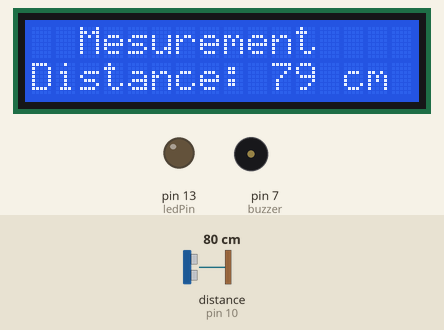
The sketch below on a simulated Arduino Uno, built with avr-gcc and run on an emulated ATmega328P. Shown: 16×2 character LCD, output pins drawn as LEDs (lit = HIGH), buzzer (waves = sounding). Wiring (inferred from the names in the program): ultrasonic range finder: trigger pin 9; echo pin 10. The test bench sets the inputs (shaded band); at power-on: distance to the obstacle (sensor on pin 10) 80 cm. The echo pulse lasts 58.3 µs per cm; pins used as bus, display or sensor lines are not drawn; what the sketch prints to the serial monitor is not drawn.

Above: at 1.2 s.
1.3 s: distance to the obstacle (sensor on pin 10) set to 8 cm
At 1.8 s:
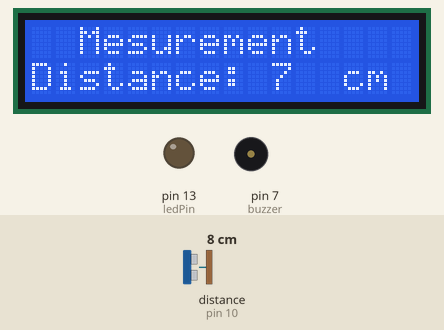
2.9 s: distance to the obstacle (sensor on pin 10) set to 5 cm
At 3.6 s:
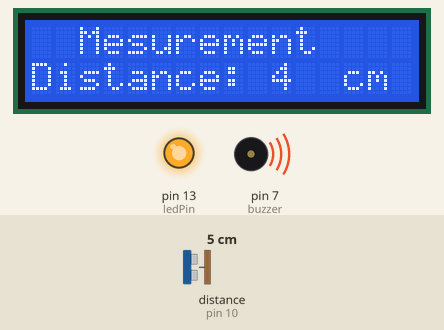
4.5 s: distance to the obstacle (sensor on pin 10) set to 2 cm
At 5.2 s:
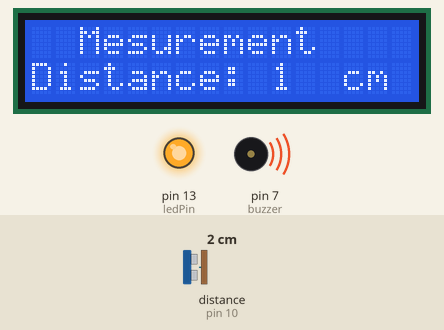
7.5 s: distance to the obstacle (sensor on pin 10) set to 18 cm
At 8.1 s:
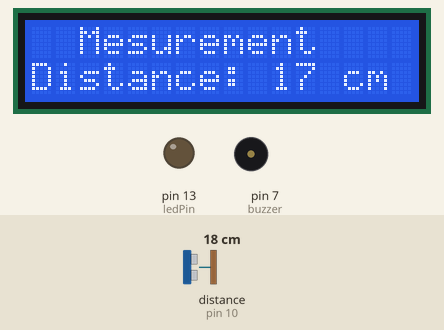
10.5 s: distance to the obstacle (sensor on pin 10) set to 60 cm
At 11.0 s:
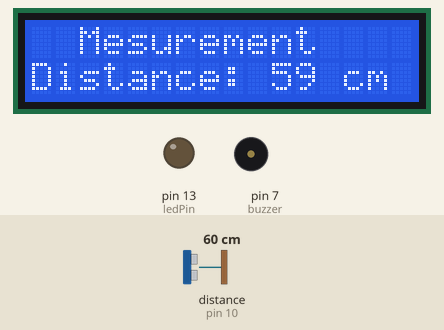
Timing chart, 0 to 13.5 s (numbered marks = the images above; inputs shaded):
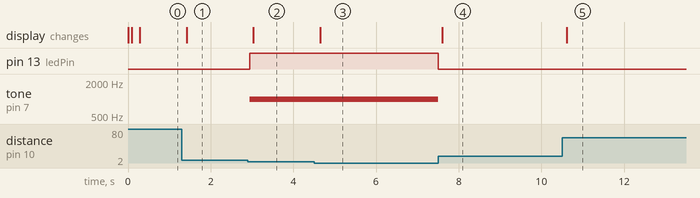

The sketch:

Utranonis_sensor.ino
```cpp
#include <LiquidCrystal_I2C.h>
LiquidCrystal_I2C lcd(0x27,16,2);

// defines pins numbers
const int trigPin = 9;
const int echoPin = 10;
const int buzzer = 7;
const int ledPin = 13;

// defines variables
long duration;
int distance;
int safetyDistance;


void setup() {
pinMode(trigPin, OUTPUT); // Sets the trigPin as an Output
pinMode(echoPin, INPUT); // Sets the echoPin as an Input
pinMode(buzzer, OUTPUT);
pinMode(ledPin, OUTPUT);
Serial.begin(9600); // Starts the serial communication
}


void loop() {
// Clears the trigPin
digitalWrite(trigPin, LOW);
delayMicroseconds(2);

// Sets the trigPin on HIGH state for 10 micro seconds
digitalWrite(trigPin, HIGH);
delayMicroseconds(10);
digitalWrite(trigPin, LOW);

// Reads the echoPin, returns the sound wave travel time in microseconds
duration = pulseIn(echoPin, HIGH);

// Calculating the distance
distance= duration*0.034/2;

safetyDistance = distance;
if (safetyDistance <= 5){
  tone(buzzer, 1000);
  digitalWrite(ledPin, HIGH);

}
else{
  noTone(buzzer);
  digitalWrite(ledPin, LOW);
}

// Prints the distance on the Serial Monitor
Serial.print("Distance: ");
Serial.print(distance);
Serial.println("cm");


lcd.init();
  lcd.backlight();
  lcd.setCursor(2,0); // dua con tro den 2->cot 3, 0->hang 1
  lcd.print("Mesurement"  );
  lcd.setCursor(0,1);
  lcd.print("Distance:");
  lcd.setCursor(10,1);
  lcd.print(distance);
  lcd.setCursor(12,1);
  lcd.print(" cm");


}
```

Measured:
- the behaviour switches between 7 and 6 cm on distance to the obstacle (sensor on pin 10) (found by bisection; images 1 and 2)
- after the input at 1.3 s, the display: changes after 0.12 s (image 1)
- after the input at 2.9 s, pin 13 (ledPin): LOW → HIGH after 0.05 s; tone on pin 7 (buzzer): silent → 1000 Hz after 0.05 s; the display: changes after 0.13 s (image 2)
- after the input at 4.5 s, the display: changes after 0.15 s (image 3)
- after the input at 7.5 s, pin 13 (ledPin): HIGH → LOW at once; tone on pin 7 (buzzer): 1000 Hz → silent at once; the display: changes after 0.10 s (image 4)
- after the input at 10.5 s, the display: changes after 0.11 s (image 5)
